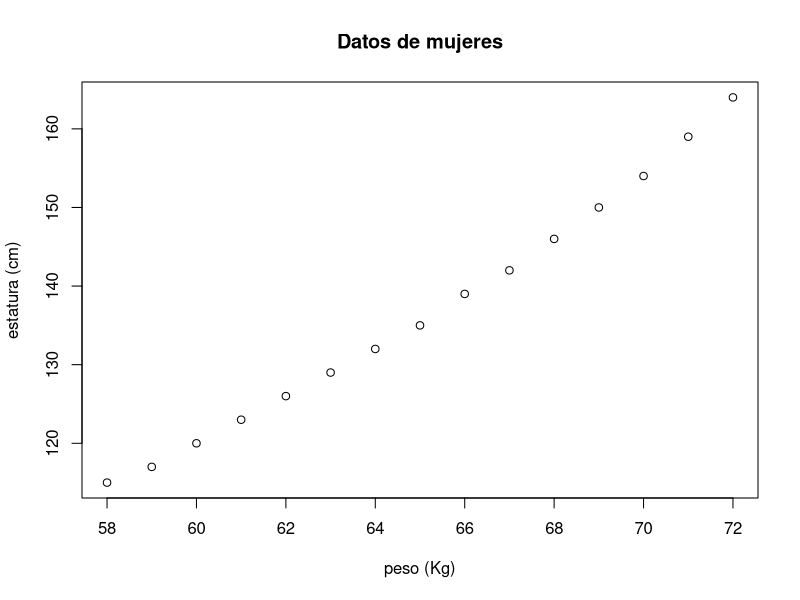
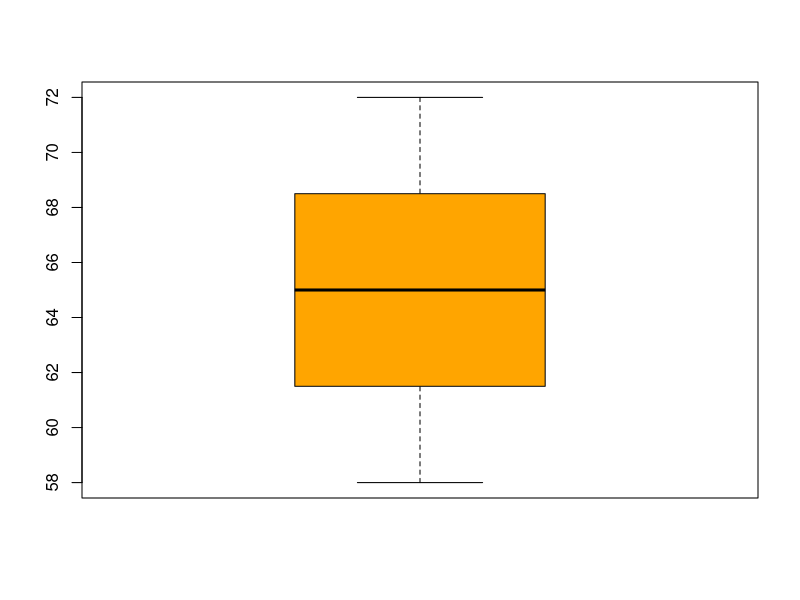

R code for these plots, in order:
## ---- chunk 1
knitr::opts_chunk$set(echo = FALSE)
## ---- chunk 2
library(cowplot)
library(ggplot2)
library(dplyr)
library(data.table)
library(datasets)
library(stats)
library(readxl)
library(psych)
library(xtable)
options(xtable.floating=FALSE)
options(xtable.timestamp="")
options(xtable.comment=FALSE)
## ---- chunk 3
mujeres<-women
names(mujeres)
## ---- chunk 4
mean(mujeres$weight)
## ---- chunk 5
peso<-mujeres$weight*0.4536
estatura<-mujeres$height*2.54
names(mujeres)<-c("peso","estatura")
head(mujeres,2)
## ---- chunk 6
plot(mujeres, main="Datos de mujeres",xlab="peso (Kg)",ylab="estatura (cm)")

## ---- chunk 7
knitr::kable(mujeres, caption = 'Datos de mujeres')
## ---- chunk 8
fivenum(mujeres$peso)

## ---- chunk 9
boxplot(mujeres$peso,col="orange")
